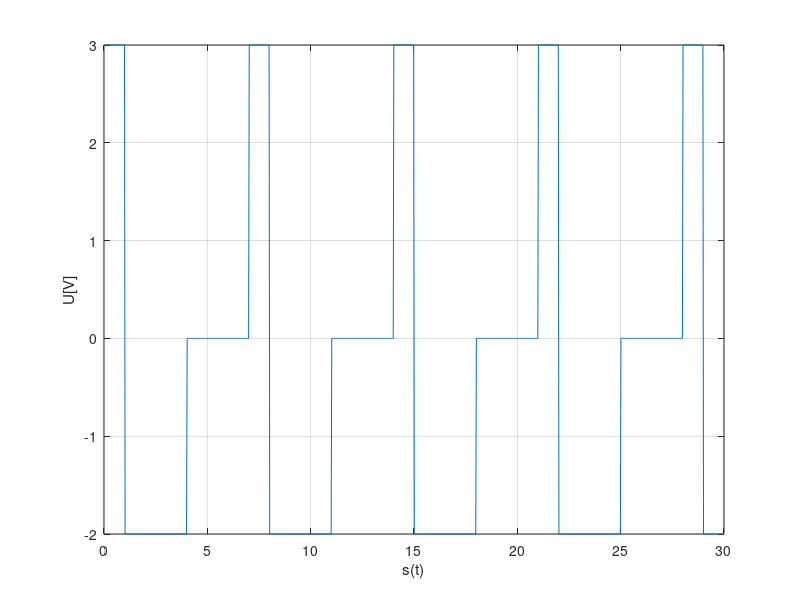

MATLAB code for this plot:
t = linspace(0,30,1000);
x =square((2*pi)/7*(t+3),4/7*100)-1;
x =x +1.5*square((2*pi)/7*(t),1/7*100)+1.5;

plot(t,x);
ylabel('U[V]');
xlabel('s(t)');
grid on